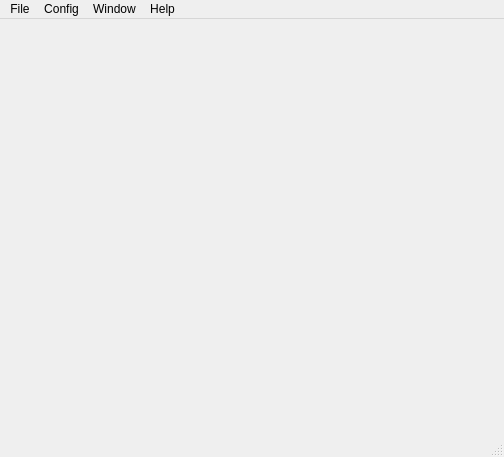
<?xml version="1.0" encoding="UTF-8"?>
<ui version="4.0">
 <class>MainWindow</class>
 <widget class="QMainWindow" name="MainWindow">
  <property name="geometry">
   <rect>
    <x>0</x>
    <y>0</y>
    <width>504</width>
    <height>457</height>
   </rect>
  </property>
  <property name="windowTitle">
   <string>Configurator</string>
  </property>
  <widget class="QWidget" name="centralwidget"/>
  <widget class="QMenuBar" name="menubar">
   <property name="geometry">
    <rect>
     <x>0</x>
     <y>0</y>
     <width>504</width>
     <height>18</height>
    </rect>
   </property>
   <widget class="QMenu" name="menuFile">
    <property name="title">
     <string>File</string>
    </property>
    <addaction name="actionOpen_Database"/>
    <addaction name="actionClose_Database"/>
    <addaction name="actionSave_Database"/>
    <addaction name="separator"/>
    <addaction name="actionExit"/>
   </widget>
   <widget class="QMenu" name="menuConfig">
    <property name="title">
     <string>Config</string>
    </property>
    <addaction name="actionPLC_Configuration"/>
    <addaction name="actionMachine_Configuration"/>
    <addaction name="actionTag_Configuration"/>
    <addaction name="actionTag_Collection"/>
   </widget>
   <widget class="QMenu" name="menuWindow">
    <property name="title">
     <string>Window</string>
    </property>
   </widget>
   <widget class="QMenu" name="menuHelp">
    <property name="title">
     <string>Help</string>
    </property>
   </widget>
   <addaction name="menuFile"/>
   <addaction name="menuConfig"/>
   <addaction name="menuWindow"/>
   <addaction name="menuHelp"/>
  </widget>
  <widget class="QStatusBar" name="statusbar"/>
  <action name="actionOpen_Database">
   <property name="text">
    <string>Open Database</string>
   </property>
  </action>
  <action name="actionClose_Database">
   <property name="text">
    <string>Close Database</string>
   </property>
  </action>
  <action name="actionSave_Database">
   <property name="text">
    <string>Save Database</string>
   </property>
  </action>
  <action name="actionExit">
   <property name="text">
    <string>Exit</string>
   </property>
  </action>
  <action name="actionPLC_Configuration">
   <property name="text">
    <string>PLC Configuration</string>
   </property>
  </action>
  <action name="actionMachine_Configuration">
   <property name="text">
    <string>Machine Configuration</string>
   </property>
  </action>
  <action name="actionTag_Configuration">
   <property name="text">
    <string>Tag Configuration</string>
   </property>
  </action>
  <action name="actionTag_Collection">
   <property name="text">
    <string>Tag Collection</string>
   </property>
  </action>
 </widget>
 <resources/>
 <connections/>
</ui>
